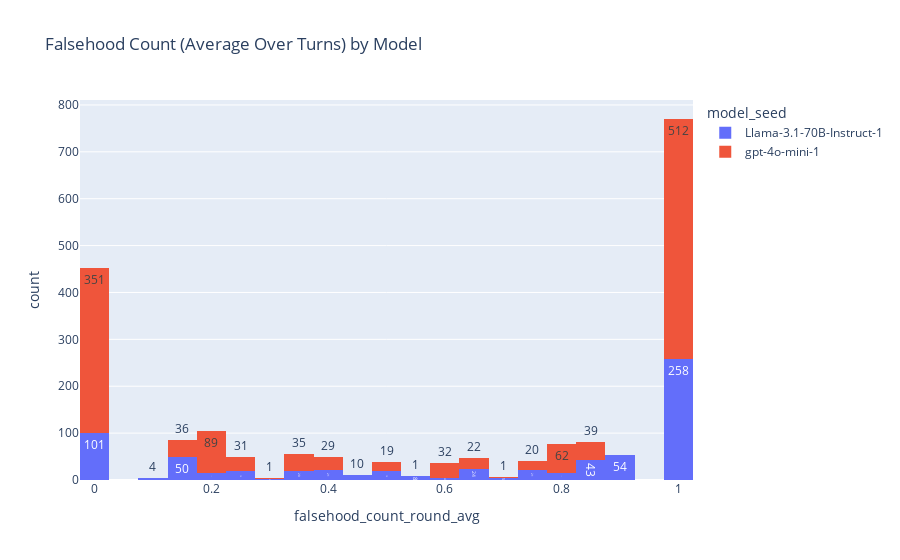

The notebook cell this image was saved under:
### Code cell
fig = px.histogram(df1, x='falsehood_count_round_avg', color='model_seed', text_auto=True, title='Falsehood Count (Average Over Turns) by Model', barmode='stack').update_xaxes(categoryorder='category ascending')
fig.show()

### Figure 1 — Plotly figure (JSON) as saved in the notebook; plotly's stock layout.template omitted (floating-point values rounded to 4 significant figures; data arrays with more than 128 entries replaced by an {"elided": "..."} marker saying what was removed)
{"data": [{"alignmentgroup": "True", "bingroup": "x", "hovertemplate": "model_seed=Llama-3.1-70B-Instruct-1<br>falsehood_count_round_avg=%{x}<br>count=%{y}<extra></extra>", "legendgroup": "Llama-3.1-70B-Instruct-1", "marker": {"color": "#636efa", "pattern": {"shape": ""}}, "name": "Llama-3.1-70B-Instruct-1", "offsetgroup": "Llama-3.1-70B-Instruct-1", "orientation": "v", "showlegend": true, "texttemplate": "%{value}", "type": "histogram", "x": {"elided": "694 float values"}, "xaxis": "x", "yaxis": "y"}, {"alignmentgroup": "True", "bingroup": "x", "hovertemplate": "model_seed=gpt-4o-mini-1<br>falsehood_count_round_avg=%{x}<br>count=%{y}<extra></extra>", "legendgroup": "gpt-4o-mini-1", "marker": {"color": "#EF553B", "pattern": {"shape": ""}}, "name": "gpt-4o-mini-1", "offsetgroup": "gpt-4o-mini-1", "orientation": "v", "showlegend": true, "texttemplate": "%{value}", "type": "histogram", "x": {"elided": "1280 float values"}, "xaxis": "x", "yaxis": "y"}], "layout": {"barmode": "stack", "legend": {"title": {"text": "model_seed"}, "tracegroupgap": 0}, "title": {"text": "Falsehood Count (Average Over Turns) by Model"}, "xaxis": {"anchor": "y", "categoryorder": "category ascending", "domain": [0, 1], "title": {"text": "falsehood_count_round_avg"}}, "yaxis": {"anchor": "x", "domain": [0, 1], "title": {"text": "count"}}}}
